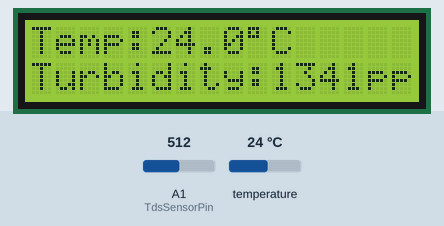
Simulated run of this sketch. Board: Arduino Uno, built with avr-gcc and run on an emulated ATmega328P. On the bench: 16×2 character LCD. The inputs (shaded band) are chosen by the test bench; at power-on: temperature 24 °C, A1 (TdsSensorPin) = 512. What the sketch prints to the serial monitor is not drawn.

Above: at 1.2 s.
1.3 s: temperature set to 12 °C
At 3.2 s:
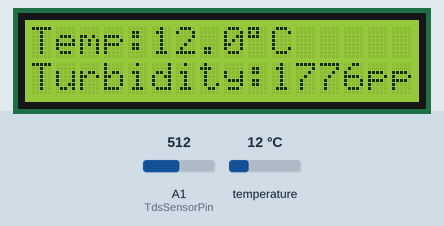
4.1 s: A1 (TdsSensorPin) set to 716
At 5.7 s:
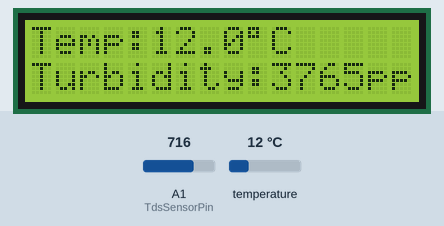
6.6 s: temperature set to 19 °C
At 8.5 s:
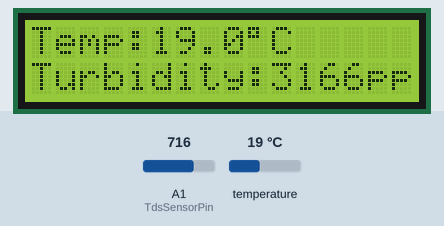
9.5 s: A1 (TdsSensorPin) set to 420
At 11.1 s:
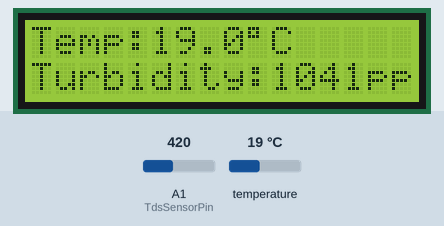
12.0 s: A1 (TdsSensorPin) set to 397
At 13.8 s:
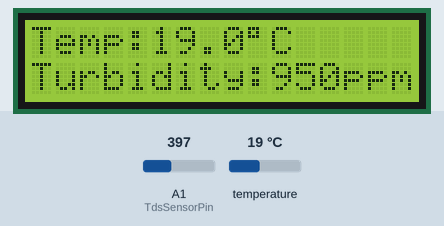
14.9 s: temperature set to 28 °C
At 16.3 s:
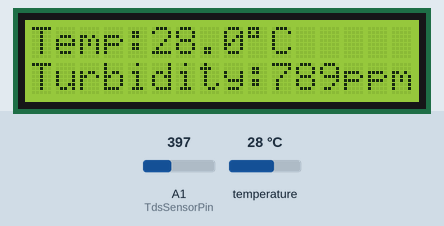
Timing chart, 0 to 17.9 s (numbered marks = the images above; inputs shaded):
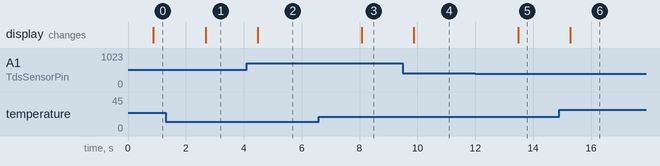

The sketch:

WaterQualityMonitoring.ino
```cpp
#include <EEPROM.h>
#include <GravityTDS.h>

#include <OneWire.h>
#include <DallasTemperature.h>
#include <Wire.h>
#include <LiquidCrystal_I2C.h>

// LCD 16x2
LiquidCrystal_I2C lcd(0x27, 16, 2);

// DS18B20
#define ONE_WIRE_BUS 2
OneWire oneWire(ONE_WIRE_BUS);
DallasTemperature sensors(&oneWire);

// TDS
#define TdsSensorPin A1
GravityTDS gravityTds;

float temperature = 25;
float tdsValue = 0;

void setup()
{
  Serial.begin(9600);

  // Temp sensor
  sensors.begin();

  // LCD
  lcd.init();
  lcd.backlight();

  // TDS
  gravityTds.setPin(TdsSensorPin);
  gravityTds.setAref(5.0);       // Arduino Uno = 5V
  gravityTds.setAdcRange(1024);  // 10-bit ADC
  gravityTds.begin();
}

void loop()
{
  sensors.requestTemperatures();
  temperature = sensors.getTempCByIndex(0);

  if (temperature == DEVICE_DISCONNECTED_C) {
    temperature = 25; // fallback
  }

  gravityTds.setTemperature(temperature);
  gravityTds.update();
  tdsValue = gravityTds.getTdsValue();

  // ==== Serial ====
  Serial.print("Temp: ");
  Serial.print(temperature);
  Serial.print(" C | TDS: ");
  Serial.print(tdsValue, 0);
  Serial.println(" ppm");

  // ==== LCD ====
  lcd.setCursor(0, 0);
  lcd.print("Temp:");
  lcd.print(temperature, 1);
  lcd.print((char)223);
  lcd.print("C     ");

  lcd.setCursor(0, 1);
  lcd.print("Turbidity:");
  lcd.print(tdsValue, 0);
  lcd.print("ppm   ");

  delay(1000);
}
```

Measured:
- after the input at 1.3 s, the display: changes after 1.4 s (image 1)
- after the input at 4.1 s, the display: changes after 0.38 s (image 2)
- after the input at 6.6 s, the display: changes after 1.5 s (image 3)
- after the input at 9.5 s, the display: changes after 0.38 s (image 4)
- after the input at 12.0 s, the display: changes after 1.5 s (image 5)
- after the input at 14.9 s, the display: changes after 0.38 s (image 6)
